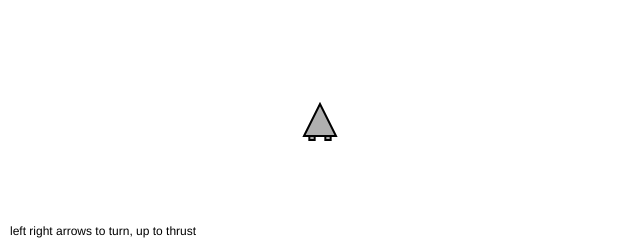
Frame 1 (no input)
Frame 60 (no input): identical to frame 1, image omitted
Frame 120 (the mouse pressed at the canvas centre since frame 60): identical to frame 1, image omitted

The p5.js sketch that drew this single still picture (run headless with seeded random() and noise() and a simulated clock; from frame 60 on, the mouse is pressed at the canvas centre):

// p5.js sketch
// ── sketch.js
// The Nature of Code
// Daniel Shiffman
// http://natureofcode.com

// Chapter 3: Asteroids exercise

// Mover object
let ship;

function setup() {
  createCanvas(640, 240);
  ship = new Spaceship();
}

function draw() {
  background(255);

  // Update position
  ship.update();
  // Wrape edges
  ship.wrapEdges();
  // Draw ship
  ship.display();


  fill(0);
  noStroke();
  text("left right arrows to turn, up to thrust",10,height-5);
  
  // Turn or thrust the ship depending on what key is pressed
  if (keyIsDown(LEFT_ARROW)) {
    ship.turn(-0.03);
  } else if (keyIsDown(RIGHT_ARROW)) {
    ship.turn(0.03);
  } else if (keyIsDown(UP_ARROW)) {
    ship.thrust();
  }

}
// ── particle.js
// The Nature of Code
// Daniel Shiffman
// http://natureofcode.com

// Simple Particle System

class Particle {
  constructor(x, y, dir) {
    this.acceleration = dir.copy();
    this.velocity = p5.Vector.random2D();
    this.position = createVector(x, y);
    this.lifespan = 255.0;
  }

  run() {
    this.update();
    this.display();
  }

  // Method to update position
  update() {
    this.velocity.add(this.acceleration);
    this.position.add(this.velocity);
    this.acceleration.mult(0);
    this.lifespan -= 2.0;
  }

  // Method to display
  display() {
    noStroke();
    fill(127, 0, 0, this.lifespan);
    ellipse(this.position.x, this.position.y, 12, 12);
  }

  // Is the particle still useful?
  isDead() {
    if (this.lifespan < 0.0) {
      return true;
    } else {
      return false;
    }
  }
}

// ── particlesystem.js
// The Nature of Code
// Daniel Shiffman
// http://natureofcode.com

// Using Generics now!  comment and annotate, etc.

class ParticleSystem {

  constructor() {
    this.particles = [];
  }

  addParticle(x, y, force) {
    this.particles.push(new Particle(x, y, force));
  }

  run() {
    // Run every particle
    // ES6 for..of loop
    for (let particle of this.particles) {
      particle.run();
    }

    // Filter removes any elements of the array that do not pass the test
    this.particles = this.particles.filter(particle => !particle.isDead());
  }
}
// ── spaceship.js
// The Nature of Code
// Daniel Shiffman
// http://natureofcode.com

// Chapter 3: Asteroids

class Spaceship {
  constructor() {
    // All of our regular motion stuff
    this.position = createVector(width / 2, height / 2);
    this.velocity = createVector(0, 0);
    this.acceleration = createVector(0, 0);

    this.ps = new ParticleSystem();

    // Arbitrary damping to slow down ship
    this.damping = 0.995;
    this.topspeed = 6;

    // Variable for heading!
    this.heading = 0;

    // Size
    this.r = 16;

    // Are we thrusting (to color boosters)
    this.thrusting = false;
  }

  // Standard Euler integration
  update() {
    this.velocity.add(this.acceleration);
    this.velocity.mult(this.damping);
    this.velocity.limit(this.topspeed);
    this.position.add(this.velocity);
    this.acceleration.mult(0);

    this.ps.run();
  }

  // Newton's law: F = M * A
  applyForce(force) {
    let f = force.copy();
    //f.div(mass); // ignoring mass right now
    this.acceleration.add(f);
  }

  // Turn changes angle
  turn(a) {
    this.heading += a;
  }

  // Apply a thrust force
  thrust() {
    // Offset the angle since we drew the ship vertically
    let angle = this.heading - PI / 2;
    // Polar to cartesian for force vector!
    let force = p5.Vector.fromAngle(angle);
    force.mult(0.1);
    this.applyForce(force);

    force.mult(-1);
    force.setMag(5);
    this.ps.addParticle(this.position.x, this.position.y, force);

    // To draw booster
    this.thrusting = true;
  }

  wrapEdges() {
    let buffer = this.r * 2;
    if (this.position.x > width + buffer) this.position.x = -buffer;
    else if (this.position.x < -buffer) this.position.x = width + buffer;
    if (this.position.y > height + buffer) this.position.y = -buffer;
    else if (this.position.y < -buffer) this.position.y = height + buffer;
  }

  // Draw the ship
  display() {
    stroke(0);
    strokeWeight(2);
    push();
    translate(this.position.x, this.position.y);
    rotate(this.heading);
    fill(175);
    if (this.thrusting) fill(255, 0, 0);
    // Booster rockets
    rectMode(CENTER);
    rect(-this.r / 2, this.r, this.r / 3, this.r / 2);
    rect(this.r / 2, this.r, this.r / 3, this.r / 2);
    fill(175);
    // A triangle
    beginShape();
    vertex(-this.r, this.r);
    vertex(0, -this.r);
    vertex(this.r, this.r);
    endShape(CLOSE);
    pop();

    this.thrusting = false;
  }
}
